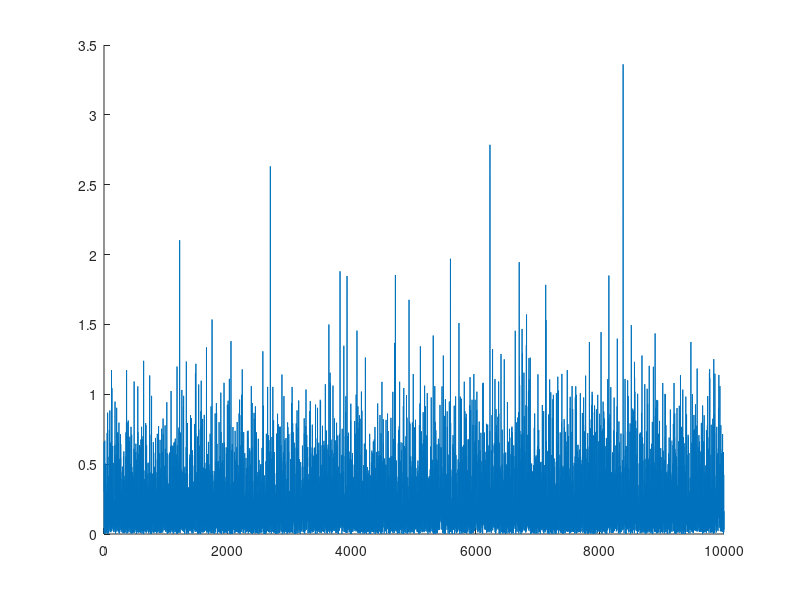

MATLAB code for this plot: (Note: this script raises an error after producing the figure.)
clear; close all; clc;

% Uses d[k] = r_1[k]² + r_2[k]² as fault criterion

%% System + signals generation

    N = 1e4;
    n_sensors = 3;
    C = ones(n_sensors, 1);
    steadyState = 2;
    
    x = steadyState * ones(1, N);
    R = diag([0.1 0.1 0.2]);
    
    noise = R.^(0.5) * randn(3, N);
    
    f = zeros(1, N);
    f(1, N/2:end) = 0.1 * steadyState;
    
    % healthy
        y_h = C * x + noise;
    % fault on sensor 1
        y_1 = y_h + [1;0;0] * f;
    % fault on sensor 2
        y_2 = y_h + [0;1;0] * f;
    % fault on sensor 3
        y_3 = y_h + [0;0;1] * f;

% check signals
%     figure;
%     hold on;
%     title('First sensor output')
%     plot(y_h(1,:), LineWidth=2, DisplayName='y_{healthy}');
%     plot(y_1(1,:), LineWidth=2, DisplayName='y_1');
%     plot(y_2(1,:), LineWidth=2, DisplayName='y_2');
%     legend()


%% Compute residuals
N_window_list = [1 10 100 500];

figure('Name', 'Windowed stochastic residual');
colors = get(gca, 'colororder');
hold on;

for N_window = N_window_list
    omega = null(C')';
    F = inv(chol(omega*R*omega.')) * omega;
    F_normalized = F./vecnorm(F);
    
    % sensor 1 fault
    y = y_1;
    r = F * y;
    
    
    % chi-square test
    alpha = 0.01;
    gamma = chi2inv(1 - alpha, N_window*2);
    
    r1_squared = r(1,:).^2;
    r2_squared = r(2,:).^2;

    r_squared = r1_squared + r2_squared;

    d = r_squared(N_window:end);
    samples = N_window:N_window-1+length(d);
    for k = 1:N_window-1
        d = d + r_squared(N_window-k:end-k);
    end
        
    plot(samples, d/gamma, LineWidth=1.5, DisplayName=['$N_w = $' num2str(N_window)]);
    above_gamma = sum(d > gamma);
    above_pct = 100 * above_gamma / N;
    fprintf('%.2f%% above threshold\n', above_pct);
end

plot([N_window N], [1, 1], LineStyle="--", LineWidth=2, Color='r', DisplayName='Threshold')
xlabel('time step k');
ylabel('d[k]/thr');
legend('Interpreter','latex');
